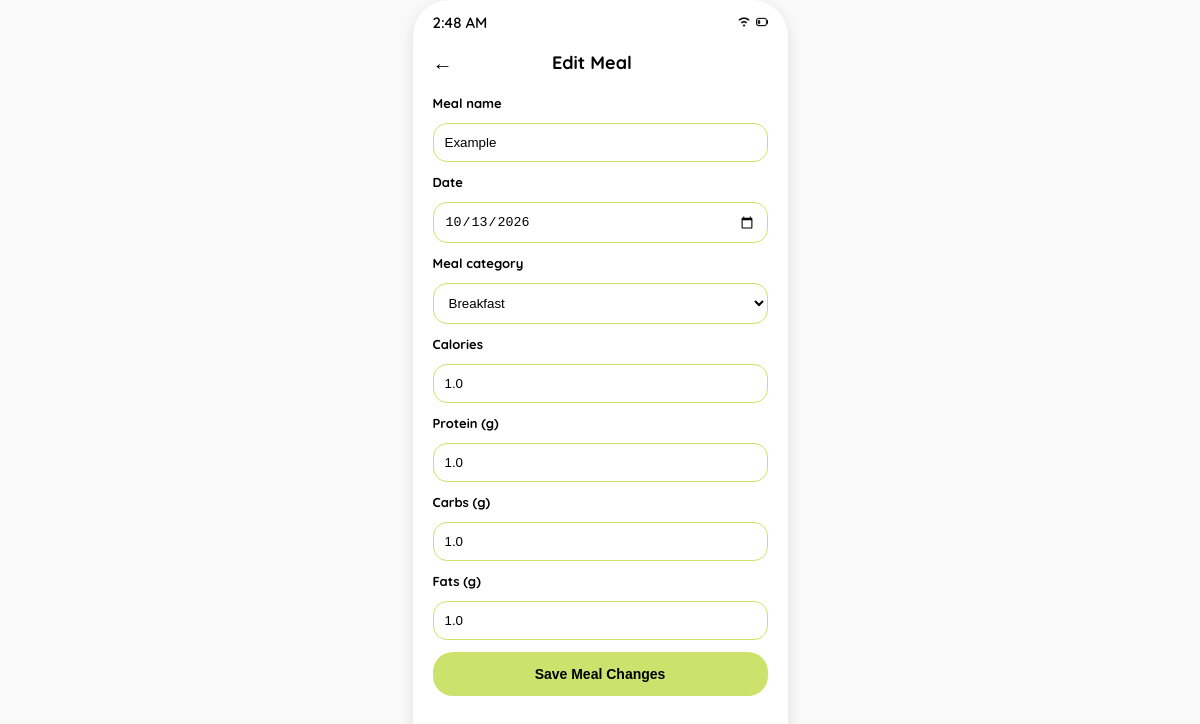
Screenshot of /meals/2/edit with the database file from the repository.
### tables this page shows
CREATE TABLE meal_logs (
            id INTEGER PRIMARY KEY AUTOINCREMENT,
            user_id INTEGER NOT NULL,
            food_item_id INTEGER,
            meal_date TEXT NOT NULL,
            meal_type TEXT NOT NULL CHECK (meal_type IN ('Breakfast', 'Lunch', 'Dinner', 'Snacks')),
            food_name TEXT NOT NULL,
            calories REAL NOT NULL,
            protein_grams REAL NOT NULL,
            carbohydrate_grams REAL NOT NULL,
            fat_grams REAL NOT NULL,
            created_at TEXT NOT NULL DEFAULT CURRENT_TIMESTAMP,
            FOREIGN KEY (user_id) REFERENCES users(id) ON DELETE CASCADE,
            FOREIGN KEY (food_item_id) REFERENCES food_items(id) ON DELETE SET NULL
        );

### app.py (the view, shortened to what this page needs)
@app.route("/meals/<int:meal_id>/edit", methods=["GET", "POST"])
def edit_meal(meal_id):
    with get_database_connection() as connection:
        user_id = get_food_user_id(connection)
        if user_id is None:
            return redirect(url_for("login"))
        meal = connection.execute(
            """
            SELECT id, food_item_id, meal_date, meal_type, food_name, calories,
                   protein_grams, carbohydrate_grams, fat_grams
            FROM meal_logs WHERE id = ? AND user_id = ?
            """,
            (meal_id, user_id),
        ).fetchone()
        if meal is None:
            flash("That logged meal is unavailable.", "error")
            return redirect(url_for("daily_menu"))
    return render_template("edit_meal.html", meal=meal, meal_types=MEAL_TYPES)

### app.py (called while the page is built)
def get_database_connection():
    return open_database_connection(app.config["DATABASE"])

def active_demo_user_id():
    user_id = session.get("user_id")
    if user_id is None:
        return None
    with get_database_connection() as connection:
        user = connection.execute(
            "SELECT id FROM users WHERE id = ?", (user_id,)
        ).fetchone()
    return user["id"] if user is not None else None

def get_food_user_id(connection):
    session_user_id = active_demo_user_id()
    if session_user_id is not None:
        return session_user_id
    users = connection.execute("SELECT id FROM users ORDER BY id LIMIT 2").fetchall()
    return users[0]["id"] if len(users) == 1 else None

### database.py (called while the page is built)
def get_database_connection(database_path):
    connection = sqlite3.connect(database_path)
    connection.row_factory = sqlite3.Row
    connection.execute("PRAGMA foreign_keys = ON")
    return connection

### templates/edit_meal.html (shortened to what this page needs)
<!DOCTYPE html>
<html lang="en">
<head>
    <link rel="stylesheet" href="{{ url_for('static', filename='style.css') }}">
</head>
<body>
    <div class="phone-screen" style="justify-content: flex-start; padding: 25px 20px; position: relative; overflow-y: auto;">
        <div class="status-bar"><span id="live-est-clock">9:41</span><div class="icons"><img src="{{ url_for('static', filename='wifi.png') }}" alt="Wi-Fi"><img src="{{ url_for('static', filename='battery.png') }}" alt="Battery"></div></div>
        <div style="display: flex; justify-content: space-between; align-items: center; width: 100%; margin-top: 25px; margin-bottom: 20px; position: relative;"><a href="{{ url_for('daily_menu', date=meal['meal_date'], meal=meal['meal_type']) }}" style="font-size: 20px; color: #000; text-decoration: none; font-weight: bold;">←</a><h2 style="font-size: 18px; font-weight: 700; margin: 0 auto; color: #000;">Edit Meal</h2><div style="width: 36px;"></div></div>
        <form method="POST" style="width: 100%; display: flex; flex-direction: column; gap: 12px; padding-bottom: 70px;">
            <label style="font-size: 13px; font-weight: 700;">Meal name</label><input type="text" name="food_name" value="{{ meal['food_name'] }}" required style="padding: 11px; border: 1.5px solid #CDE26D; border-radius: 14px;">
            <label style="font-size: 13px; font-weight: 700;">Date</label><input type="date" name="meal_date" value="{{ meal['meal_date'] }}" required style="padding: 11px; border: 1.5px solid #CDE26D; border-radius: 14px;">
            <label style="font-size: 13px; font-weight: 700;">Meal category</label><select name="meal_type" style="padding: 11px; border: 1.5px solid #CDE26D; border-radius: 14px; background: #fff;">{% for meal_type in meal_types %}<option value="{{ meal_type }}" {% if meal_type == meal['meal_type'] %}selected{% endif %}>{{ meal_type }}</option>{% endfor %}</select>
            <label style="font-size: 13px; font-weight: 700;">Calories</label><input type="number" name="calories" min="0" step="0.1" value="{{ meal['calories'] }}" required style="padding: 11px; border: 1.5px solid #CDE26D; border-radius: 14px;">
            <label style="font-size: 13px; font-weight: 700;">Protein (g)</label><input type="number" name="protein" min="0" step="0.1" value="{{ meal['protein_grams'] }}" required style="padding: 11px; border: 1.5px solid #CDE26D; border-radius: 14px;">
            <label style="font-size: 13px; font-weight: 700;">Carbs (g)</label><input type="number" name="carbs" min="0" step="0.1" value="{{ meal['carbohydrate_grams'] }}" required style="padding: 11px; border: 1.5px solid #CDE26D; border-radius: 14px;">
            <label style="font-size: 13px; font-weight: 700;">Fats (g)</label><input type="number" name="fats" min="0" step="0.1" value="{{ meal['fat_grams'] }}" required style="padding: 11px; border: 1.5px solid #CDE26D; border-radius: 14px;">
            <button type="submit" style="width: 100%; background: #CDE26D; color: #000; border: none; border-radius: 20px; padding: 14px; font-size: 14px; font-weight: 700; cursor: pointer;">Save Meal Changes</button>
        </form>
    </div>
</body>
</html>

### static/style.css (style rules this page uses)
* { margin: 0; padding: 0; box-sizing: border-box; }
body { font-family: "Quicksand", sans-serif; background-color: #f9f9f9; display: flex; justify-content: center; align-items: center; min-height: 100vh; }
.phone-screen { background-color: #ffffff; width: 375px; height: 812px; border-radius: 36px; box-shadow: 0 4px 15px rgba(0,0,0,0.1); display: flex; flex-direction: column; align-items: center; justify-content: flex-start; position: relative; padding: 25px 20px; overflow: hidden; }
.status-bar { width: 100%; height: 44px; position: absolute; top: 0; left: 0; display: flex; justify-content: space-between; align-items: center; padding: 0 20px; font-size: 15px; font-weight: 600; color: #000000; }
.status-bar .icons { display: flex; align-items: center; gap: 6px; }
.status-bar .icons img { height: 12px; width: auto; object-fit: contain; }

### rows the page displays
meal_logs: food_name "Example", meal_date "10/13/2026", meal_type "Breakfast", calories "1.0", protein "1.0", carbs "1.0", fats "1.0"
